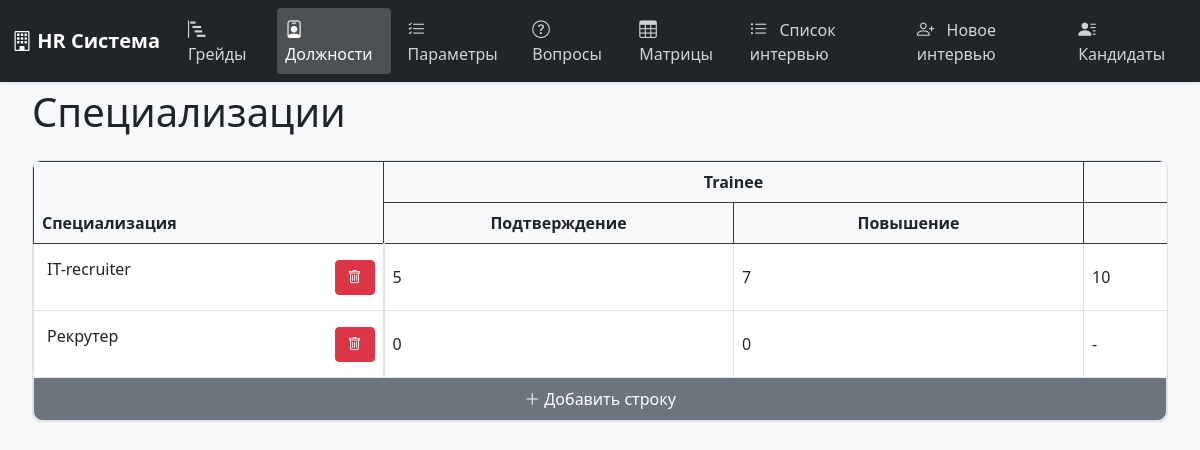
/positions/, run on the app's committed database.
### positions/models.py (models this page shows, shortened)
class Grade(models.Model):
    name = models.CharField(max_length=100, verbose_name='Название грейда')
    positions = models.TextField(verbose_name='Должности', blank=True)
    order = models.IntegerField(verbose_name='Порядок', default=0)
    min_score = models.DecimalField(max_digits=5, decimal_places=2, verbose_name='Минимальный балл', default=0)
    max_score = models.DecimalField(max_digits=5, decimal_places=2, verbose_name='Максимальный балл', default=100)
    class Meta:
        verbose_name = 'Грейд'
        verbose_name_plural = 'Грейды'
        ordering = ['order']

class Position(models.Model):
    name = models.CharField(max_length=100, unique=True, verbose_name='Название специализации')
    is_active = models.BooleanField(default=True, verbose_name='Активна')
    class Meta:
        verbose_name = 'Специализация'
        verbose_name_plural = 'Специализации'
        ordering = ['name']

class PositionGrade(models.Model):
    position = models.ForeignKey(Position, on_delete=models.CASCADE, verbose_name='Специализация')
    grade = models.ForeignKey(Grade, on_delete=models.CASCADE, verbose_name='Грейд')
    confirmation_points = models.IntegerField(verbose_name='Подтверждающие баллы')
    promotion_points = models.IntegerField(verbose_name='Повышающие баллы')
    class Meta:
        verbose_name = 'Специализация в грейде'
        verbose_name_plural = 'Специализации в грейдах'
        unique_together = ['position', 'grade']
        ordering = ['position__name', 'grade__name']

### positions/views.py (the view)
# urls.py: path('positions/', views.positions_list, name='positions'),
def positions_list(request):
    grades = Grade.objects.all().order_by('order')
    positions = Position.objects.all().order_by('name')
    position_grades = PositionGrade.objects.select_related('position', 'grade').all()
    positions_by_grade = {}
    for grade in grades:
        positions_by_grade[grade.id] = position_grades.filter(grade=grade)
    unique_positions = positions.values_list('name', flat=True)
    grades_data = []
    for grade in grades:
        grades_data.append({
            'pk': grade.id,
            'fields': {
                'name': grade.name,
                'order': grade.order
            }
        })
    grades_json = json.dumps(grades_data)
    return render(request, 'positions/positions.html', {
        'grades': grades,
        'positions_by_grade': positions_by_grade,
        'unique_positions': unique_positions,
        'grades_json': grades_json
    })

### positions/templatetags/custom_filters.py (called while the page is built)
@register.filter
def get_item(dictionary, key):
    return dictionary.get(key)

@register.filter
def filter_position(position_grades, position_name):
    if not position_grades:
        return None
    return next((pg for pg in position_grades if pg.position.name == position_name), None)

### templates/positions/positions.html (shortened to what this page needs)
{% extends 'positions/base.html' %}
{% load custom_filters %}
{% block content %}
<div class="d-flex justify-content-between align-items-center mb-4">
    <h1 class="mb-0">Специализации</h1>
</div>
<div class="table-responsive">
    <div class="table-wrapper">
        <table class="table table-bordered">
            <thead class="table-dark">
                <tr>
                    <th rowspan="2" class="sticky-header">Специализация</th>
                    {% for grade in grades %}
                    <th colspan="2" class="text-center">{{ grade.name }}</th>
                    {% endfor %}
                </tr>
                <tr>
                    {% for grade in grades %}
                    <th class="text-center">Подтверждение</th>
                    <th class="text-center">Повышение</th>
                    {% endfor %}
                </tr>
            </thead>
            <tbody>
                {% for position_name in unique_positions %}
                <tr data-position-name="{{ position_name }}">
                    <td class="sticky-column">
                        <div class="d-flex justify-content-between align-items-center">
                            <span class="editable-cell"
                                  data-field="name"
                                  data-position-name="{{ position_name }}"
                                  contenteditable="true">{{ position_name }}</span>
                            <button type="button" class="btn btn-danger btn-sm delete-position" data-position-name="{{ position_name }}">
                                <i class="bi bi-trash"></i>
                            </button>
                        </div>
                    </td>
                    {% for grade in grades %}
                        {% with position_grade=positions_by_grade|get_item:grade.id|filter_position:position_name %}
                            {% if position_grade %}
                                <td class="editable-cell"
                                    data-field="confirmation_points"
                                    data-position-name="{{ position_name }}"
                                    data-grade-id="{{ grade.id }}"
                                    contenteditable="true">{{ position_grade.confirmation_points }}</td>
                                <td class="editable-cell"
                                    data-field="promotion_points"
                                    data-position-name="{{ position_name }}"
                                    data-grade-id="{{ grade.id }}"
                                    contenteditable="true">{{ position_grade.promotion_points }}</td>
                            {% else %}
                                <td class="editable-cell"
                                    data-field="confirmation_points"
                                    data-position-name="{{ position_name }}"
                                    data-grade-id="{{ grade.id }}"
                                    contenteditable="true">-</td>
                            {% endif %}
                        {% endwith %}
                    {% endfor %}
                </tr>
                {% endfor %}
            </tbody>
        </table>
    </div>
    <div class="add-row-container">
        <button type="button" class="btn btn-secondary" id="addNewRow">
            <i class="bi bi-plus-lg"></i> Добавить строку
        </button>
    </div>
</div>
{% endblock %}

### templates/positions/base.html (style rules this page uses)
body { min-height: 100vh; background-color: #f8f9fa; padding-top: 56px; color: #212529; }
.btn { border-radius: 0.25rem; padding: 0.375rem 0.75rem; font-weight: 500; transition: all 0.3s; }
.table { margin-bottom: 0; color: #212529; }
.table th { font-weight: 600; background-color: #f8f9fa; color: #212529; }
.table td { color: #212529; vertical-align: middle; }

### templates/positions/positions.html (style rules this page uses)
.table-responsive { position: relative; border-radius: 8px; border: 1px solid #dee2e6; }
.table-wrapper { overflow-x: auto; border-radius: 8px; }
.sticky-column { position: sticky; left: 0; background-color: #fff; z-index: 1; min-width: 300px; }
.sticky-header { position: sticky; left: 0; background-color: #212529; z-index: 2; }
.table-bordered .sticky-column { border-right: 2px solid #dee2e6; }
.add-row-container { position: sticky; left: 0; bottom: 0; background-color: #fff; border: 1px solid #dee2e6; border-top: none; z-index: 1; border-bottom-left-radius: 8px; border-bottom-right-radius: 8px; }
.add-row-container .btn { width: 100%; border-radius: 0 0 8px 8px; padding: 8px; }
.table { margin-bottom: 0; border-radius: 8px; }
.table th, .table td { min-width: 350px; }
.table thead th:first-child { border-top-left-radius: 8px; }
.editable-cell { cursor: pointer; padding: 5px; border-radius: 4px; min-height: 50px; }

### data on the page
Grade: name "Trainee"
Position: name "IT-recruiter"
PositionGrade: confirmation_points "5", promotion_points "7"
PositionGrade: confirmation_points "10"
Position: name "Рекрутер"
PositionGrade: confirmation_points "0", promotion_points "0"
